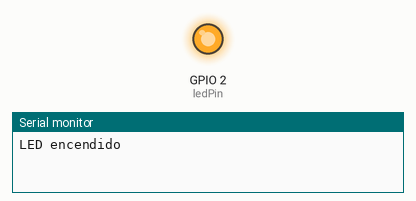
A sketch run on a simulated ESP32. Parts: output pins drawn as LEDs (lit = HIGH), the last lines printed to the serial monitor.

Above: at 0.2 s.
At 5.7 s:
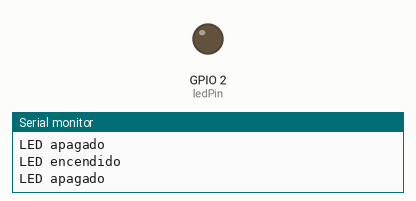
Timing chart, 0 to 9.1 s (numbered marks = the images above):
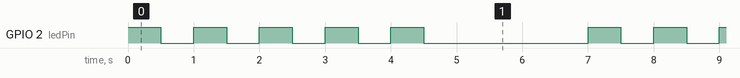

Measured:
- by itself, GPIO 2 (ledPin): repeats every 7.0 s: 4 × (LOW 0.50 s, HIGH 0.50 s), LOW 2.5 s, HIGH 0.50 s
- by itself, everything shown: repeats every 7.0 s, in 10 steps

The sketch:

foresp32.ino
```cpp
// Ejemplo de loop FOR
// Encender y apagar un LED 5 veces

int ledPin = 2; // Pin del LED (GPIO2 del ESP32)

void setup() {
  pinMode(ledPin, OUTPUT); // Configurar pin como salida
  Serial.begin(115200);    // Comunicación serial
}

void loop() {
  // Repetir 5 veces
  for (int i = 0; i < 5; i++) {
    digitalWrite(ledPin, HIGH); // Encender LED
    Serial.println("LED encendido");
    delay(500);

    digitalWrite(ledPin, LOW);  // Apagar LED
    Serial.println("LED apagado");
    delay(500);
  }

  // Esperar 2 segundos antes de repetir
  delay(2000);
}
```
